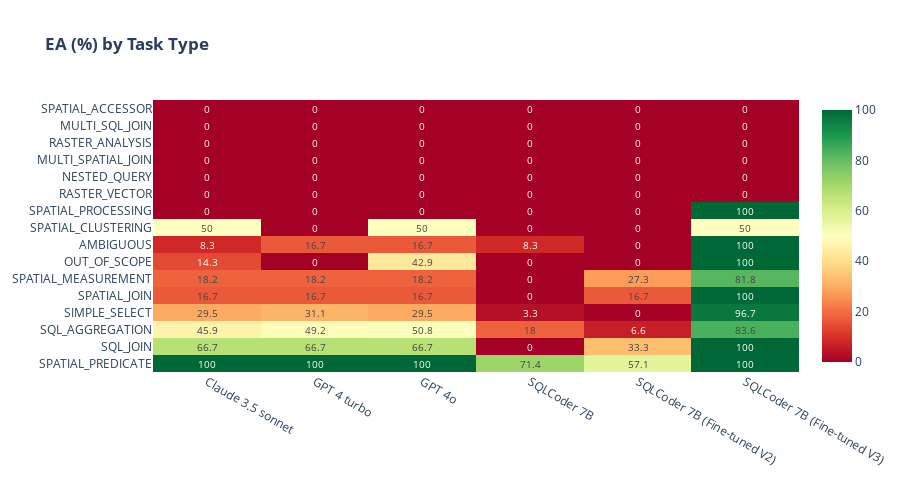

Write notebook code for a chart like this one.
### Markdown cell above
## 13. Interactive Heatmap

### Code cell
def plot_interactive_heatmap(df, metric='EA (%)'):
    """Interactive Plotly heatmap."""
    if df.empty: print('No data'); return None
    
    pivot = df.pivot_table(index='Category', columns='Model', values=metric, aggfunc='mean')
    pivot = pivot.loc[pivot.mean(axis=1).sort_values(ascending=False).index]
    
    fig = go.Figure(data=go.Heatmap(z=pivot.values, x=pivot.columns, y=pivot.index,
                                    colorscale='RdYlGn', zmin=0, zmax=100,
                                    text=np.round(pivot.values, 1), texttemplate='%{text}', textfont={'size': 10}))
    fig.update_layout(title=f'<b>{metric} by Task Type</b>', template='plotly_white', height=max(400, len(pivot) * 30))
    fig.show()
    return fig

if results and not df_task_type.empty:
    fig_heatmap = plot_interactive_heatmap(df_task_type, 'EA (%)')

### Figure 1 — Plotly figure (JSON) as saved in the notebook; plotly's stock layout.template omitted (floating-point values rounded to 4 significant figures)
{"data": [{"colorscale": [[0, "rgb(165,0,38)"], [0.1, "rgb(215,48,39)"], [0.2, "rgb(244,109,67)"], [0.3, "rgb(253,174,97)"], [0.4, "rgb(254,224,139)"], [0.5, "rgb(255,255,191)"], [0.6, "rgb(217,239,139)"], [0.7, "rgb(166,217,106)"], [0.8, "rgb(102,189,99)"], [0.9, "rgb(26,152,80)"], [1, "rgb(0,104,55)"]], "text": [[100.0, 100.0, 100.0, 71.4, 57.1, 100.0], [66.7, 66.7, 66.7, 0.0, 33.3, 100.0], [45.9, 49.2, 50.8, 18.0, 6.6, 83.6], [29.5, 31.1, 29.5, 3.3, 0.0, 96.7], [16.7, 16.7, 16.7, 0.0, 16.7, 100.0], [18.2, 18.2, 18.2, 0.0, 27.3, 81.8], [14.3, 0.0, 42.9, 0.0, 0.0, 100.0], [8.3, 16.7, 16.7, 8.3, 0.0, 100.0], [50.0, 0.0, 50.0, 0.0, 0.0, 50.0], [0.0, 0.0, 0.0, 0.0, 0.0, 100.0], [0.0, 0.0, 0.0, 0.0, 0.0, 0.0], [0.0, 0.0, 0.0, 0.0, 0.0, 0.0], [0.0, 0.0, 0.0, 0.0, 0.0, 0.0], [0.0, 0.0, 0.0, 0.0, 0.0, 0.0], [0.0, 0.0, 0.0, 0.0, 0.0, 0.0], [0.0, 0.0, 0.0, 0.0, 0.0, 0.0]], "textfont": {"size": 10}, "texttemplate": "%{text}", "type": "heatmap", "x": ["Claude 3.5 sonnet", "GPT 4 turbo", "GPT 4o", "SQLCoder 7B", "SQLCoder 7B (Fine-tuned V2)", "SQLCoder 7B (Fine-tuned V3)"], "y": ["SPATIAL_PREDICATE", "SQL_JOIN", "SQL_AGGREGATION", "SIMPLE_SELECT", "SPATIAL_JOIN", "SPATIAL_MEASUREMENT", "OUT_OF_SCOPE", "AMBIGUOUS", "SPATIAL_CLUSTERING", "SPATIAL_PROCESSING", "RASTER_VECTOR", "NESTED_QUERY", "MULTI_SPATIAL_JOIN", "RASTER_ANALYSIS", "MULTI_SQL_JOIN", "SPATIAL_ACCESSOR"], "z": [[100.0, 100.0, 100.0, 71.43, 57.14, 100.0], [66.67, 66.67, 66.67, 0.0, 33.33, 100.0], [45.9, 49.18, 50.82, 18.03, 6.557, 83.61], [29.51, 31.15, 29.51, 3.279, 0.0, 96.72], [16.67, 16.67, 16.67, 0.0, 16.67, 100.0], [18.18, 18.18, 18.18, 0.0, 27.27, 81.82], [14.29, 0.0, 42.86, 0.0, 0.0, 100.0], [8.333, 16.67, 16.67, 8.333, 0.0, 100.0], [50.0, 0.0, 50.0, 0.0, 0.0, 50.0], [0.0, 0.0, 0.0, 0.0, 0.0, 100.0], [0.0, 0.0, 0.0, 0.0, 0.0, 0.0], [0.0, 0.0, 0.0, 0.0, 0.0, 0.0], [0.0, 0.0, 0.0, 0.0, 0.0, 0.0], [0.0, 0.0, 0.0, 0.0, 0.0, 0.0], [0.0, 0.0, 0.0, 0.0, 0.0, 0.0], [0.0, 0.0, 0.0, 0.0, 0.0, 0.0]], "zmax": 100, "zmin": 0}], "layout": {"height": 480, "title": {"text": "<b>EA (%) by Task Type</b>"}}}
